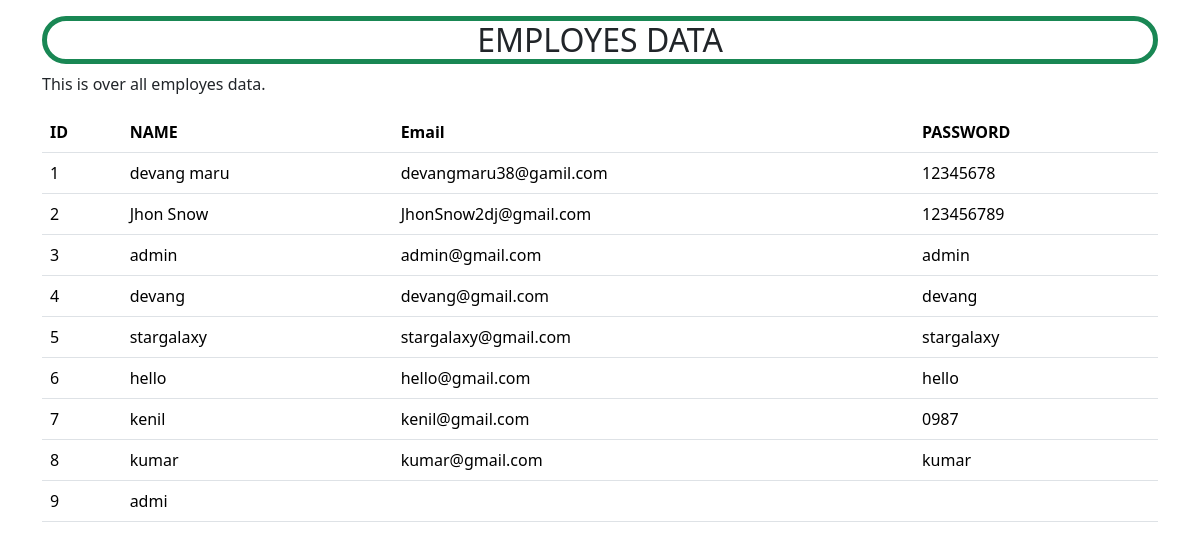
/view, run on the app's committed database.
### tables this page shows
CREATE TABLE employes (id INTEGER PRIMARY KEY AUTOINCREMENT,name TEXT NOT NULL,email TEXT UNIQUE NOT NULL,password TEXT NOT NULL);

### employes/app.py (the view)
@app.route('/view')
def viewdata():
    conn = sqlite3.connect("Emp.db")
    conn.row_factory = sqlite3.Row
    cur = conn.cursor()
    cur.execute("select * from employes")
    rows = cur.fetchall()
    return render_template("viewdata.html",rows = rows)

### employes/templates/viewdata.html (shortened to what this page needs)
<!DOCTYPE html>
<html lang="en">
<head>
    <link href="https://cdn.jsdelivr.net/npm/bootstrap@5.3.3/dist/css/bootstrap.min.css" rel="stylesheet">
</head>
<body>
    <div class="container mt-3">
        <h2 class="border border-5 border-success rounded-pill text-center">EMPLOYES DATA</h2>
        <p>This is over all employes data.</p>
        <table class="table table-hover">
            <thead>
                <tr>
                    <th>ID</th>
                    <th>NAME</th>
                    <th>Email</th>
                    <th>PASSWORD</th>
                </tr>
            </thead>
            <tbody>
                {% for row in rows %}
                <tr>
                    <td>{{row["id"]}}</td>
                    <td>{{row["name"]}}</td>
                    <td>{{row["email"]}}</td>
                    <td>{{row["password"]}}</td>
                </tr>
                {% endfor %}
            </tbody>
        </table>
    </div>
</body>
</html>

### data on the page
employes: id "1", name "devang maru", email "devangmaru38@gamil.com", password "12345678"
employes: id "2", name "Jhon Snow", email "JhonSnow2dj@gmail.com", password "123456789"
employes: id "3", name "admin", email "admin@gmail.com", password "admin"
employes: id "4", name "devang", email "devang@gmail.com", password "devang"
employes: id "5", name "stargalaxy", email "stargalaxy@gmail.com", password "stargalaxy"
employes: id "6", name "hello", email "hello@gmail.com", password "hello"
employes: id "7", name "kenil", email "kenil@gmail.com", password "0987"
employes: id "8", name "kumar", email "kumar@gmail.com", password "kumar"
employes: id "9", name "admi"
